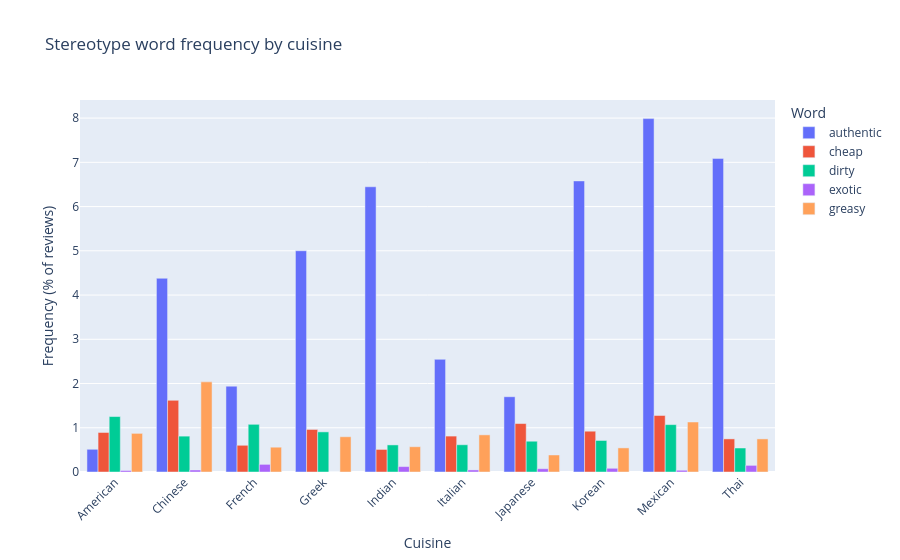

The code cell stored with this chart in its notebook:
### Markdown cell above
### Chi-square tests, top words, comparison chart

### Code cell
# chi-square tests per stereotype category (present vs absent counts by cuisine)
n_per = word_df["cuisine_type"].value_counts()
cnt_pivot = stereo_freq_df.pivot(index="cuisine", columns="stereotype_category", values="count").fillna(0)
chi_rows = []
for cat in stereotype_words:
    col = cnt_pivot[cat]
    tbl = np.column_stack([col.values, n_per.reindex(col.index, fill_value=0).values - col.values])
    if tbl.sum() == 0 or tbl.shape[0] < 2 or tbl[:, 0].sum() == 0:
        chi2_stat, p_val = np.nan, np.nan
    else:
        chi2_stat, p_val, _, _ = chi2_contingency(tbl)
    chi_rows.append({"category": cat, "chi2_stat": chi2_stat, "p_value": p_val})

chi_df = pd.DataFrame(chi_rows)
display(chi_df)

# stop words
stop_words = {
    "the", "a", "an", "and", "or", "but", "in", "on", "at", "to", "for", "of", "with",
    "is", "was", "were", "been", "be", "have", "has", "had", "do", "does", "did", "doing",
    "am", "are", "isn", "wasn", "weren", "don", "didn", "doesn", "won", "wouldn", "shouldn",
    "can", "could", "may", "might", "must", "shall", "will", "would", "should",
    "i", "me", "my", "mine", "myself", "we", "our", "ours", "ourselves", "you", "your", "yours",
    "yourself", "yourselves", "he", "him", "his", "himself", "she", "her", "hers", "herself",
    "it", "its", "itself", "they", "them", "their", "theirs", "themselves", "this", "that", "these", "those",
    "there", "here", "where", "when", "who", "whom", "whose", "which", "what", "why", "how",
    "all", "any", "both", "each", "few", "more", "most", "other", "some", "such", "only", "own", "same",
    "so", "than", "too", "very", "really", "just", "also", "still", "even", "much", "many", "lot", "lots",
    "not", "no", "nor", "if", "then", "because", "while", "into", "onto", "over", "under", "again",
    "up", "down", "out", "off", "as", "from", "by", "about", "after", "before", "during", "through",
    "food", "restaurant", "place", "good", "great", "nice", "bad", "best", "better", "worst",
    "service", "staff", "menu", "ordered", "order", "got", "get", "came", "come", "went", "go",
    "one", "two", "three", "first", "last", "always", "never", "ever", "make", "made",
}

# extra non-informative contractions/fragments common in Yelp text tokenization
stop_words.update({"im", "ive", "id", "ill", "youre", "youve", "youll", "theyre", "theyve", "weve", "cant", "couldnt", "didnt", "doesnt", "dont", "isnt", "wasnt", "werent", "wouldnt", "shouldnt", "wont", "thats", "theres", "heres"})

# find top words for each cuisine
word_pattern = re.compile(r"[a-z]+")
top_words_map = {}
for cuisine in cuisines_sorted:
    c_text = text_series[word_df["cuisine_type"] == cuisine]
    counter = Counter()
    for t in c_text:
        tokens = word_pattern.findall(t.lower())
        tokens = [w for w in tokens if len(w) >= 3 and w not in stop_words]
        counter.update(tokens)
    top20 = counter.most_common(20)
    top_words_map[cuisine] = top20
# create top words rows
top_words_rows = []
for cuisine, pairs in top_words_map.items():
    for rank, (word, count) in enumerate(pairs, start=1):
        top_words_rows.append({"cuisine": cuisine, "rank": rank, "word": word, "count": int(count)})

top_words_df = pd.DataFrame(top_words_rows)
display(top_words_df)

# compare word frequencies for specific words
compare_words = ["cheap", "authentic", "dirty", "exotic", "greasy"]
compare_rows = []
for cuisine in cuisines_sorted:
    c_mask = word_df["cuisine_type"] == cuisine
    total = int(c_mask.sum())
    c_text = text_series.loc[c_mask]
    for w in compare_words:
        has = c_text.str.contains(rf"\b{re.escape(w)}\b", regex=True, case=False, na=False)
        freq = 0.0 if total == 0 else float(has.mean())
        compare_rows.append({"cuisine": cuisine, "word": w, "frequency": freq})

compare_df = pd.DataFrame(compare_rows)
plot_df = compare_df.pivot(index="cuisine", columns="word", values="frequency").fillna(0.0)

plot_pct = plot_df * 100
long_compare = plot_pct.reset_index().melt(id_vars="cuisine", var_name="word", value_name="pct")
# create bar chart
fig_words = px.bar(
    long_compare,
    x="cuisine",
    y="pct",
    color="word",
    barmode="group",
    title="Stereotype word frequency by cuisine",
    labels={"cuisine": "Cuisine", "pct": "Frequency (% of reviews)", "word": "Word"},
)
fig_words.update_layout(xaxis_tickangle=-45)
fig_words.show()

### Figure 1 — Plotly figure (JSON) as saved in the notebook; plotly's stock layout.template omitted (floating-point values rounded to 4 significant figures)
{"data": [{"alignmentgroup": "True", "hovertemplate": "Word=authentic<br>Cuisine=%{x}<br>Frequency (% of reviews)=%{y}<extra></extra>", "legendgroup": "authentic", "marker": {"color": "#636efa", "pattern": {"shape": ""}}, "name": "authentic", "offsetgroup": "authentic", "orientation": "v", "showlegend": true, "textposition": "auto", "type": "bar", "x": ["American", "Chinese", "French", "Greek", "Indian", "Italian", "Japanese", "Korean", "Mexican", "Thai"], "xaxis": "x", "y": [0.5133, 4.379, 1.94, 5.001, 6.448, 2.547, 1.702, 6.58, 7.989, 7.089], "yaxis": "y"}, {"alignmentgroup": "True", "hovertemplate": "Word=cheap<br>Cuisine=%{x}<br>Frequency (% of reviews)=%{y}<extra></extra>", "legendgroup": "cheap", "marker": {"color": "#EF553B", "pattern": {"shape": ""}}, "name": "cheap", "offsetgroup": "cheap", "orientation": "v", "showlegend": true, "textposition": "auto", "type": "bar", "x": ["American", "Chinese", "French", "Greek", "Indian", "Italian", "Japanese", "Korean", "Mexican", "Thai"], "xaxis": "x", "y": [0.8933, 1.621, 0.6037, 0.9618, 0.5101, 0.8116, 1.095, 0.922, 1.277, 0.7482], "yaxis": "y"}, {"alignmentgroup": "True", "hovertemplate": "Word=dirty<br>Cuisine=%{x}<br>Frequency (% of reviews)=%{y}<extra></extra>", "legendgroup": "dirty", "marker": {"color": "#00cc96", "pattern": {"shape": ""}}, "name": "dirty", "offsetgroup": "dirty", "orientation": "v", "showlegend": true, "textposition": "auto", "type": "bar", "x": ["American", "Chinese", "French", "Greek", "Indian", "Italian", "Japanese", "Korean", "Mexican", "Thai"], "xaxis": "x", "y": [1.253, 0.8105, 1.078, 0.9068, 0.6121, 0.6157, 0.6955, 0.7125, 1.071, 0.5425], "yaxis": "y"}, {"alignmentgroup": "True", "hovertemplate": "Word=exotic<br>Cuisine=%{x}<br>Frequency (% of reviews)=%{y}<extra></extra>", "legendgroup": "exotic", "marker": {"color": "#ab63fa", "pattern": {"shape": ""}}, "name": "exotic", "offsetgroup": "exotic", "orientation": "v", "showlegend": true, "textposition": "auto", "type": "bar", "x": ["American", "Chinese", "French", "Greek", "Indian", "Italian", "Japanese", "Korean", "Mexican", "Thai"], "xaxis": "x", "y": [0.03333, 0.04503, 0.1725, 0.0, 0.1224, 0.04665, 0.07399, 0.08382, 0.0393, 0.1496], "yaxis": "y"}, {"alignmentgroup": "True", "hovertemplate": "Word=greasy<br>Cuisine=%{x}<br>Frequency (% of reviews)=%{y}<extra></extra>", "legendgroup": "greasy", "marker": {"color": "#FFA15A", "pattern": {"shape": ""}}, "name": "greasy", "offsetgroup": "greasy", "orientation": "v", "showlegend": true, "textposition": "auto", "type": "bar", "x": ["American", "Chinese", "French", "Greek", "Indian", "Italian", "Japanese", "Korean", "Mexican", "Thai"], "xaxis": "x", "y": [0.8733, 2.038, 0.5606, 0.7969, 0.5713, 0.8396, 0.3847, 0.5448, 1.13, 0.7482], "yaxis": "y"}], "layout": {"barmode": "group", "legend": {"title": {"text": "Word"}, "tracegroupgap": 0}, "title": {"text": "Stereotype word frequency by cuisine"}, "xaxis": {"anchor": "y", "domain": [0, 1], "tickangle": -45, "title": {"text": "Cuisine"}}, "yaxis": {"anchor": "x", "domain": [0, 1], "title": {"text": "Frequency (% of reviews)"}}}}
